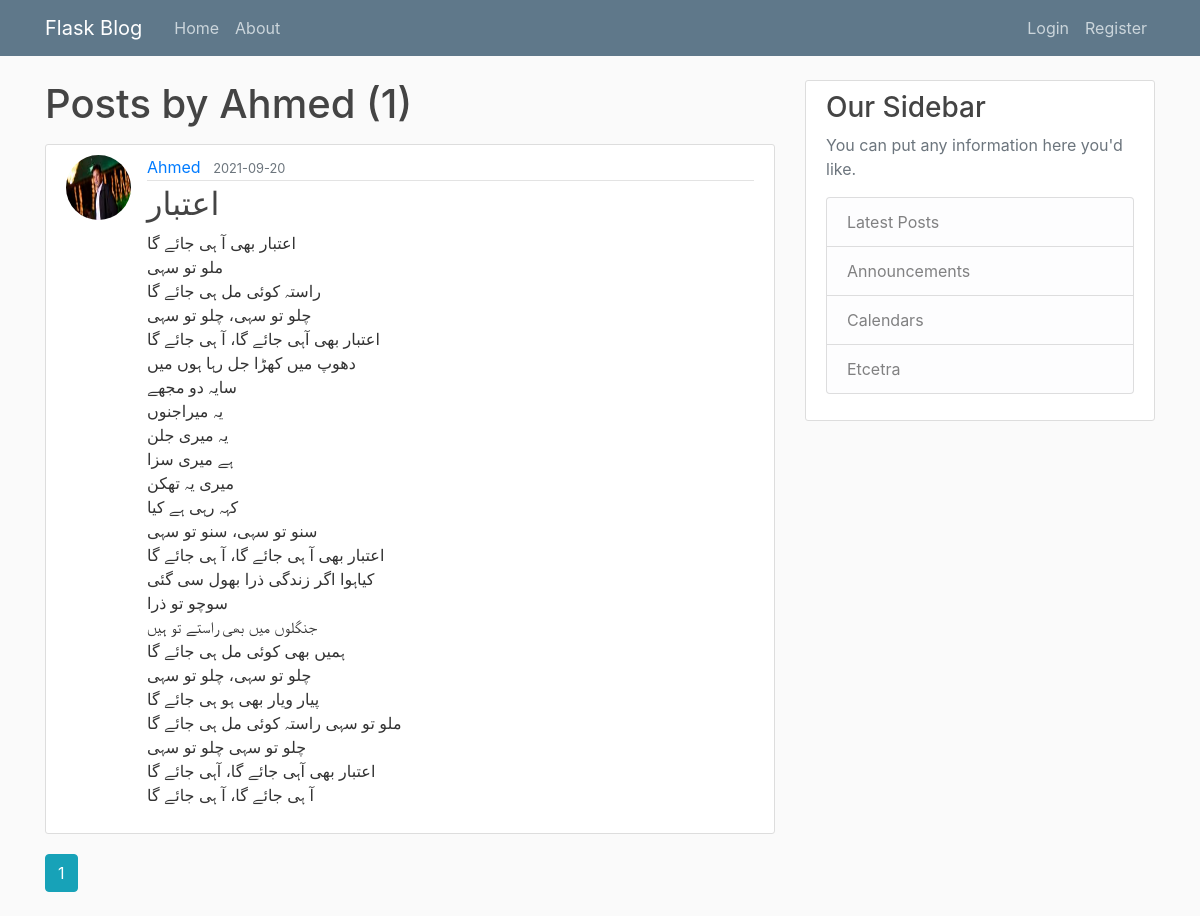
The page /user/Ahmed  on the database as committed earlier.
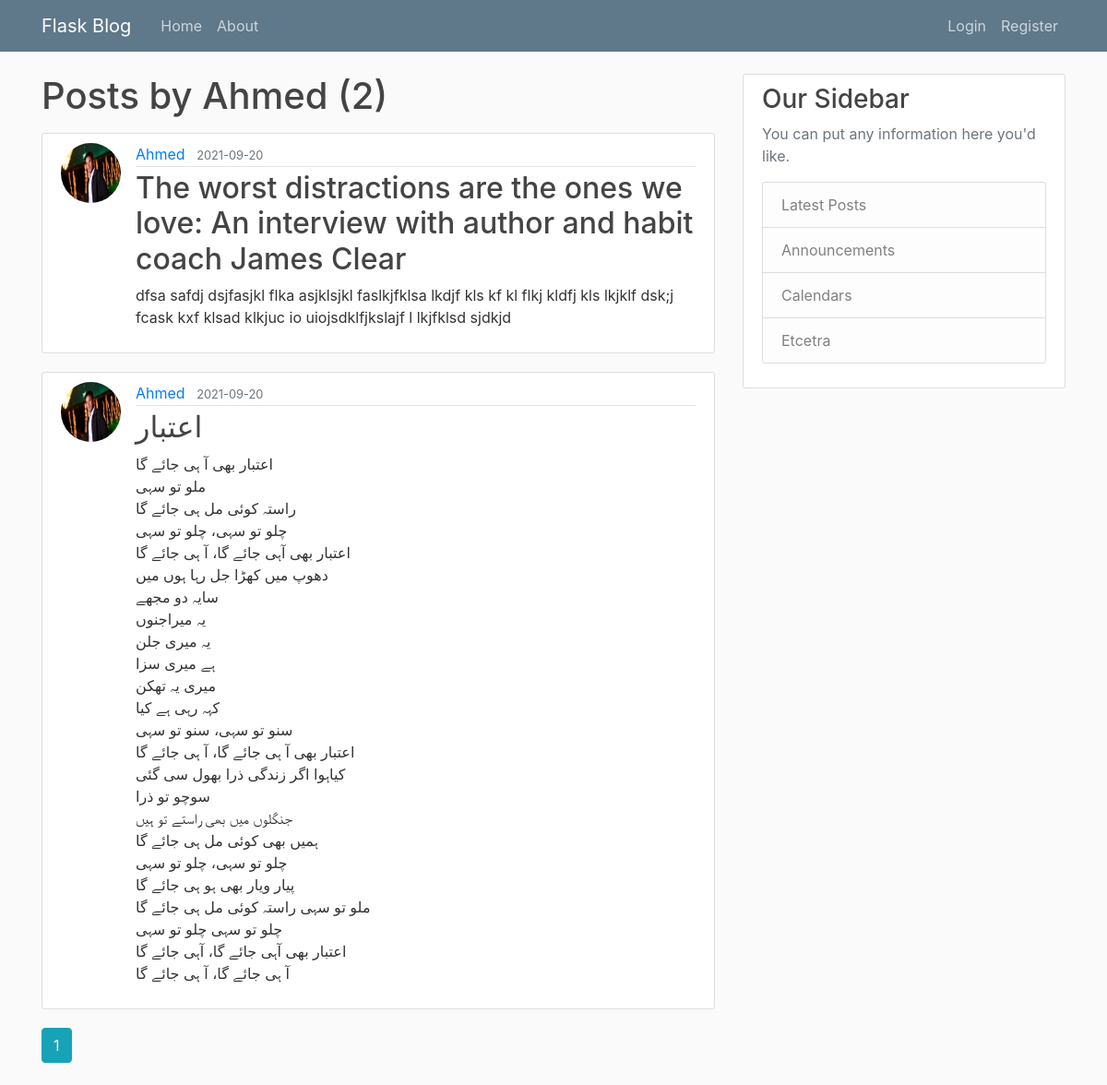
The same page on the database as committed later.
### myflaskblog/models.py (models this page shows, shortened)
class User(db.Model, UserMixin):
    id = db.Column(db.Integer, primary_key=True)
    username = db.Column(db.String(20), unique=True, nullable=False)
    email = db.Column(db.String(120), unique=True, nullable=False)
    image_file = db.Column(db.String(20), nullable=False, default='default.jpg')
    password = db.Column(db.String(60), nullable=False)
    posts = db.relationship('Post', backref='author', lazy=True)

class Post(db.Model):
    id = db.Column(db.Integer, primary_key=True)
    title = db.Column(db.String(100), nullable=False)
    date_posted = db.Column(db.DateTime, nullable=False, default=datetime.utcnow)
    content = db.Column(db.Text, nullable=False)
    user_id = db.Column(db.Integer, db.ForeignKey('user.id'), nullable=False)

### myflaskblog/users/routes.py (the view)
@users.route("/user/<string:username>")
def user_posts(username):
    page = request.args.get('page', 1, type=int)
    user = User.query.filter_by(username=username).first_or_404()
    posts = Post.query.filter_by(author=user)\
        .order_by(Post.date_posted.desc())\
        .paginate(page=page, per_page=5)
    return render_template('user_posts.html', posts=posts, user=user)

### myflaskblog/templates/user_posts.html
{% extends "Layout.html" %}
{% block content %}
    <h1 class="mb-3">Posts by {{ user.username }} ({{ posts.total }})</h1>
    {% for post in posts.items %}
        <article class="media content-section">
            <img class="rounded-circle article-img" src="{{ url_for('static', filename='profile_pics/' + post.author.image_file)}}">
            <div class="media-body">
                <div class="article-metadata">
                    <a class="mr-2" href="{{ url_for('users.user_posts', username=post.author.username)}}">{{ post.author.username }}</a>
                    <small class="text-muted">{{ post.date_posted.strftime('%Y-%m-%d') }}</small>
                </div>
                <h2><a class="article-title" href="{{ url_for('posts.post', post_id=post.id) }}">{{ post.title }}</a></h2>
                <p class="article-content">{{ post.content }}</p>
            </div>
        </article>
    {% endfor %}
    {% for page_num in posts.iter_pages(left_edge=1, right_edge=1, left_current=1, right_current=2) %}
        {% if page_num %}
            {% if posts.page == page_num %}
            <a class="btn btn-info mb-4" href="{{ url_for('users.user_posts', username=user.username, page=page_num) }}">{{ page_num }}</a>
            {% else %}
            <a class="btn btn-outline-info mb-4" href="{{ url_for('users.user_posts', username=user.username, page=page_num) }}">{{ page_num }}</a>
            {% endif %}
        {% else %}
            ...
        {% endif %}
    {% endfor %}
{% endblock content %}

### myflaskblog/templates/layout.html (shortened to what this page needs)
<!DOCTYPE html>
<html lang="en">
<head>
    <link rel="stylesheet" href="https://stackpath.bootstrapcdn.com/bootstrap/4.3.1/css/bootstrap.min.css">
    <link rel="stylesheet" type="text/css" href="{{ url_for('static', filename='main.css')}}">
</head>
<body>
    <header class="site-header">
        <nav class="navbar navbar-expand-md navbar-dark bg-steel fixed-top">
            <div class="container">
                <a class="navbar-brand mr-4" href="/">Flask Blog</a>
                <div class="collapse navbar-collapse" id="navbarToggle">
                    <div class="navbar-nav mr-auto">
                        <a class="nav-item nav-link" href="{{ url_for('main.home') }}">Home</a>
                        <a class="nav-item nav-link" href="{{ url_for('main.about') }}">About</a>
                    </div>
                    <span class="navbar-nav">
                        {% if current_user.is_authenticated %}
                        <span class="navbar-text">Welcome Back {{ current_user.username.capitalize() }} !</span>
                        <a class="nav-item nav-link" href="{{ url_for('posts.new_post') }}">New Post</a>
                        <a class="nav-item nav-link" href="{{ url_for('users.account') }}">Account</a>
                        <a class="nav-item nav-link" href="{{ url_for('users.logout') }}">Logout</a>
                        {% else %}
                        <a class="nav-item nav-link" href="{{ url_for('users.login') }}">Login</a>
                        <a class="nav-item nav-link" href="{{ url_for('users.register') }}">Register</a>
                        {% endif %}
                    </span>
                    </div>
                </div>
        </nav>
    </header>
    <main role="main" class="container">
        <div class="row">
            <div class="col-md-8">
                {% block content %}{% endblock %}
            </div>
            <div class="col-md-4">
                <div class="content-section">
                    <h3>Our Sidebar</h3>
                    <p class='text-muted'>You can put any information here you'd like.
                    <ul class="list-group">
                        <li class="list-group-item list-group-item-light">Latest Posts</li>
                        <li class="list-group-item list-group-item-light">Announcements</li>
                        <li class="list-group-item list-group-item-light">Calendars</li>
                        <li class="list-group-item list-group-item-light">Etcetra</li>
                    </ul>
                    </p>
                </div>
            </div>
        </div>
    </main>
</body>
</html>

### myflaskblog/static/main.css (style rules this page uses)
body { background: #fafafa; color: #333333; margin-top: 5rem; }
h1, h2, h3, h4, h5, h6 { color: #444444; }
.bg-steel { background-color: #5f788a; }
.site-header .navbar-nav .nav-link { color: #cbd5db; }
.content-section { background: #ffffff; padding: 10px 20px; border: 1px solid #dddddd; border-radius: 3px; margin-bottom: 20px; }
.article-title { color: #444444; }
.article-content { white-space: pre-line; }
.article-img { height: 65px; width: 65px; margin-right: 16px; }
.article-metadata { padding-bottom: 1px; margin-bottom: 4px; border-bottom: 1px solid #e3e3e3 }

Rows that differ between the two databases and show on the page:
added Post: image_file (picture), author.username "Ahmed", date_posted "2021-09-20", title "The worst distractions are the ones we love: An interview with author and habit coach James Clear", content "dfsa safdj dsjfasjkl flka asjklsjkl faslkjfklsa lkdjf kls kf kl flkj kldfj kls lkjklf dsk;j fcask kxf klsad klkjuc io uiojsdklfjkslajf l lkjfklsd sjdkjd"
Other text that changed with them:
{{ posts.total }}: "1" → "2"
